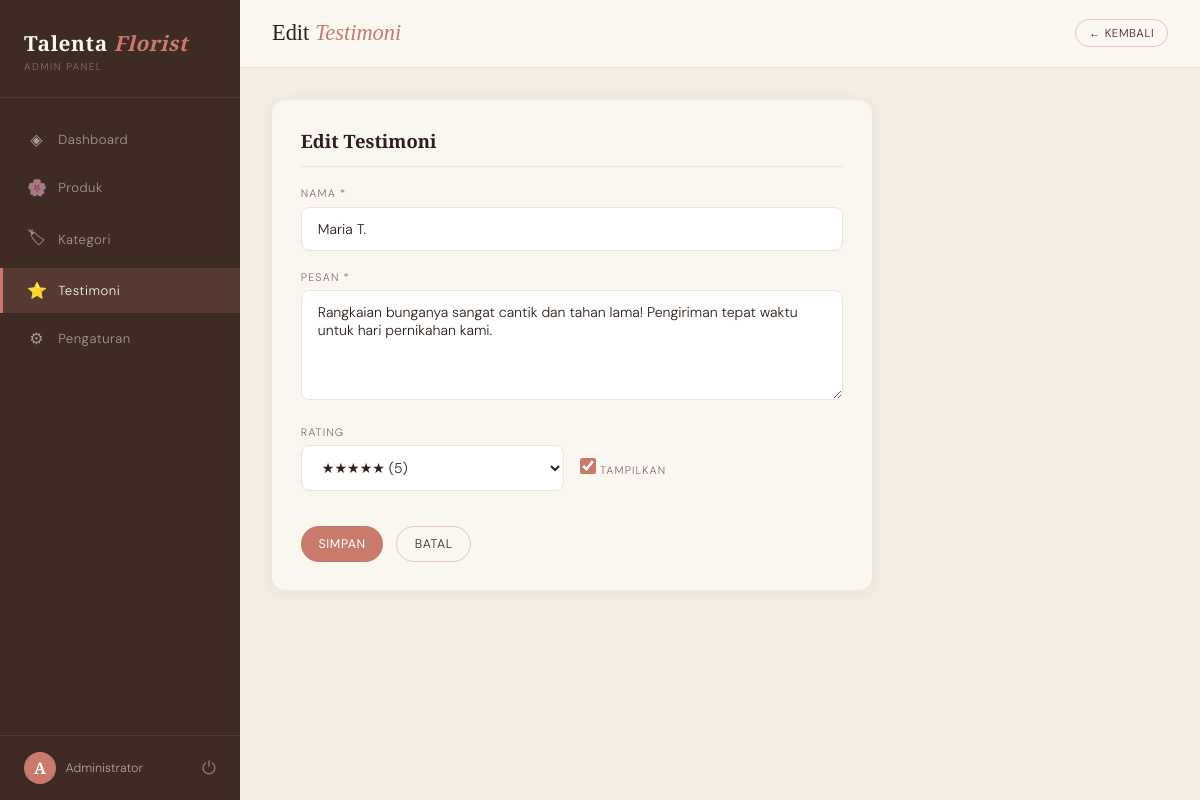
The page /admin/testimoni/edit.php?id=1 (signed in) on the database its author committed.
### tables this page shows
CREATE TABLE IF NOT EXISTS testimoni (
  id          INT AUTO_INCREMENT PRIMARY KEY,
  nama        VARCHAR(100) NOT NULL,
  pesan       TEXT NOT NULL,
  rating      TINYINT DEFAULT 5,
  aktif       TINYINT(1) DEFAULT 1,
  dibuat_pada TIMESTAMP DEFAULT CURRENT_TIMESTAMP
);

### config/base_path.php (called while the page is built, shortened)
<?php
if (!function_exists('base_url')) {
    function base_url(string $path = ''): string {
        return BASE_PATH . '/' . ltrim($path, '/');
    }
}

### config/db.php (called while the page is built, shortened)
<?php
function db(): PDO {
    static $pdo = null;
    if ($pdo === null) {
        $dsn = 'mysql:host=' . DB_HOST . ';dbname=' . DB_NAME . ';charset=' . DB_CHAR;
        try {
            $pdo = new PDO($dsn, DB_USER, DB_PASS, [
                PDO::ATTR_ERRMODE            => PDO::ERRMODE_EXCEPTION,
                PDO::ATTR_DEFAULT_FETCH_MODE => PDO::FETCH_ASSOC,
                PDO::ATTR_EMULATE_PREPARES   => false,
            ]);
        } catch (PDOException $e) {
            die('<p style="font-family:sans-serif;color:red;padding:2rem">Koneksi database gagal. Periksa konfigurasi di config/db.php</p>');
        }
    }
    return $pdo;
}

### admin/testimoni/edit.php (the view, shortened to what this page needs)
<?php
require_once __DIR__ . '/../../config/db.php';
$id = isset($_GET['id']) ? (int)$_GET['id'] : 0;
$t  = db()->prepare('SELECT * FROM testimoni WHERE id=?');
$t->execute([$id]); $t = $t->fetch();
?>
<!DOCTYPE html><html lang="id"><head>
  <link rel="stylesheet" href="<?= base_url('admin/admin.css') ?>" />
</head><body>
<?php include __DIR__ . '/../../includes/sidebar.php'; ?>
<div class="admin-main">
  <div class="admin-topbar">
    <h1 class="topbar-title">Edit <em>Testimoni</em></h1>
    <a href="<?= base_url('admin/testimoni/index.php') ?>" class="btn btn-outline btn-sm">← Kembali</a>
  </div>
  <div class="admin-body">
    <div class="panel" style="max-width:600px;">
      <div class="panel-title">Edit Testimoni</div>
      <form method="post">
        <div class="form-group"><label>Nama *</label>
          <input type="text" name="nama" value="<?= htmlspecialchars($t['nama']) ?>" required /></div>
        <div class="form-group"><label>Pesan *</label>
          <textarea name="pesan" required><?= htmlspecialchars($t['pesan']) ?></textarea></div>
        <div class="form-row">
          <div class="form-group"><label>Rating</label>
            <select name="rating">
              <?php for ($r=5;$r>=1;$r--): ?>
              <option value="<?= $r ?>" <?= $t['rating']==$r?'selected':'' ?>><?= str_repeat('★',$r) ?> (<?= $r ?>)</option>
              <?php endfor; ?>
            </select></div>
          <div class="form-group" style="display:flex;align-items:center;padding-top:1.6rem;">
            <label class="form-check">
              <input type="checkbox" name="aktif" value="1" <?= $t['aktif']?'checked':'' ?> /> Tampilkan
            </label></div>
        </div>
        <div style="display:flex;gap:.8rem;margin-top:1rem;">
          <button class="btn btn-primary" type="submit">Simpan</button>
          <a href="<?= base_url('admin/testimoni/index.php') ?>" class="btn btn-outline">Batal</a>
        </div>
      </form>
    </div>
  </div>
</div>
</body></html>

### admin/admin.css (style rules this page uses)
:root { --cream: #faf6f0; --sand: #ede5d8; --blush: #e8c4b4; --rose: #c97a6a; --deep: #3d2b24; --green: #5a7a5a; --text: #2e1f19; --muted: #8a7060; --sidebar-w: 240px; }
*, *::before, *::after { box-sizing: border-box; margin: 0; padding: 0; }
html { scroll-behavior: smooth; }
body { font-family: 'DM Sans', sans-serif; font-weight: 300; background: #f4ede4; color: var(--text); min-height: 100vh; display: flex; }
.admin-main { margin-left: var(--sidebar-w); flex: 1; min-height: 100vh; display: flex; flex-direction: column; }
.admin-topbar { display: flex; align-items: center; justify-content: space-between; padding: 1.2rem 2rem; background: var(--cream); border-bottom: 1px solid var(--sand); position: sticky; top: 0; z-index: 50; }
.topbar-title { font-family: 'Cormorant Garamond', serif; font-size: 1.4rem; font-weight: 400; }
.topbar-title em { font-style: italic; color: var(--rose); }
.admin-body { padding: 2rem; flex: 1; }
.panel { background: var(--cream); border-radius: 14px; padding: 1.8rem; box-shadow: 0 2px 16px rgba(61,43,36,.06); margin-bottom: 1.5rem; }
.panel-title { font-family: 'Cormorant Garamond', serif; font-size: 1.15rem; font-weight: 600; margin-bottom: 1.2rem; padding-bottom: .8rem; border-bottom: 1px solid var(--sand); }
.btn { display: inline-flex; align-items: center; gap: .4rem; padding: .55rem 1.1rem; border-radius: 2rem; font-size: .78rem; letter-spacing: .05em; text-transform: uppercase; text-decoration: none; cursor: pointer; border: none; transition: all .2s; font-family: 'DM Sans', sans-serif; }
.btn-primary { background: var(--rose); color: #fff; }
.btn-outline { background: transparent; color: var(--deep); border: 1.5px solid var(--blush); }
.btn-sm { padding: .35rem .8rem; font-size: .72rem; }
.form-group { margin-bottom: 1.2rem; }
.form-group label { display: block; font-size: .68rem; letter-spacing: .1em; text-transform: uppercase; color: var(--muted); margin-bottom: .4rem; }
.form-group input[type=text], .form-group input[type=number], .form-group input[type=file], .form-group textarea, .form-group select { width: 100%; padding: .75rem 1rem; border: 1.5px solid var(--sand); border-radius: 8px; font-size: .88rem; font-family: 'DM Sans', sans-serif; font-weight: 300; background: #fff; color: var(--text); outline: none; transition: border-color .2s; }
.form-group textarea { resize: vertical; min-height: 110px; }
.form-row { display: grid; grid-template-columns: 1fr 1fr; gap: 1rem; }
.form-check { display: flex; align-items: center; gap: .5rem; font-size: .85rem; }
.form-check input[type=checkbox] { width: 16px; height: 16px; accent-color: var(--rose); }

### rows shown on the page
testimoni: nama "Maria T.", pesan "Rangkaian bunganya sangat cantik dan tahan lama! Pengiriman tepat waktu untuk hari pernikahan kami.", rating "★★★★★ (5)", aktif "☑"

### other values the page prints
$m['icon'] "◈"
$m['label'] "Dashboard"
$m['icon'] "🌸"
$m['label'] "Produk"
$m['icon'] "🏷"
$m['label'] "Kategori"
$m['icon'] "⭐"
$m['label'] "Testimoni"
$m['icon'] "⚙"
$m['label'] "Pengaturan"
mb_strtoupper(mb_substr($_SESSION['admin_nama'] ?? 'A', 0, 1)) "A"
$_SESSION['admin_nama'] "Administrator"
